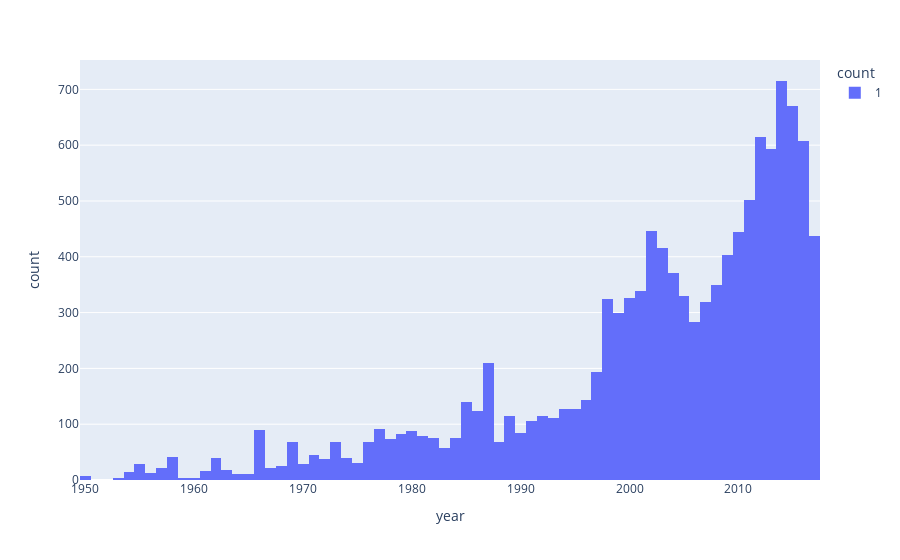

Here is the notebook cell this chart was saved with:
### Code cell
import plotly.express as px
fig=px.histogram(clean_df,x="year",color='count')
fig.show()

### Figure 1 — Plotly figure (JSON) as saved in the notebook; plotly's stock layout.template omitted (floating-point values rounded to 4 significant figures; data arrays with more than 128 entries replaced by an {"elided": "..."} marker saying what was removed)
{"data": [{"alignmentgroup": "True", "bingroup": "x", "hovertemplate": "count=%{y}<br>year=%{x}<extra></extra>", "legendgroup": "1", "marker": {"color": "#636efa"}, "name": "1", "offsetgroup": "1", "orientation": "v", "showlegend": true, "type": "histogram", "x": {"elided": "11833 int values"}, "xaxis": "x", "yaxis": "y"}], "layout": {"barmode": "relative", "legend": {"title": {"text": "count"}, "tracegroupgap": 0}, "margin": {"t": 60}, "xaxis": {"anchor": "y", "domain": [0, 1], "title": {"text": "year"}}, "yaxis": {"anchor": "x", "domain": [0, 1], "title": {"text": "count"}}}}
